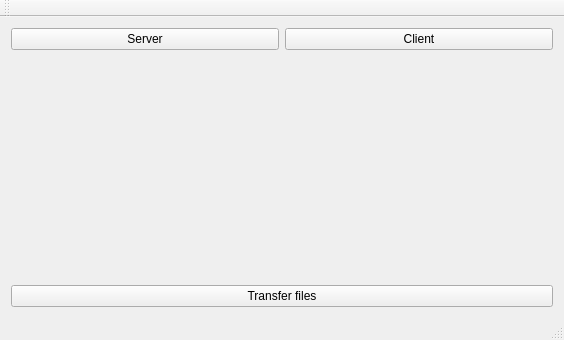
<?xml version="1.0" encoding="UTF-8"?>
<ui version="4.0">
 <class>MainWindow</class>
 <widget class="QMainWindow" name="MainWindow">
  <property name="geometry">
   <rect>
    <x>0</x>
    <y>0</y>
    <width>564</width>
    <height>340</height>
   </rect>
  </property>
  <property name="windowTitle">
   <string>MainWindow</string>
  </property>
  <widget class="QWidget" name="centralWidget">
   <layout class="QGridLayout" name="gridLayout">
    <item row="0" column="1">
     <widget class="QPushButton" name="client_button">
      <property name="text">
       <string>Client</string>
      </property>
     </widget>
    </item>
    <item row="0" column="0">
     <widget class="QPushButton" name="server_button">
      <property name="text">
       <string>Server</string>
      </property>
     </widget>
    </item>
    <item row="2" column="0" colspan="2">
     <widget class="QPushButton" name="transfer_button">
      <property name="text">
       <string>Transfer files</string>
      </property>
     </widget>
    </item>
    <item row="1" column="0" colspan="2">
     <widget class="QLabel" name="label">
      <property name="text">
       <string/>
      </property>
     </widget>
    </item>
   </layout>
  </widget>
  <widget class="QMenuBar" name="menuBar">
   <property name="geometry">
    <rect>
     <x>0</x>
     <y>0</y>
     <width>564</width>
     <height>20</height>
    </rect>
   </property>
  </widget>
  <widget class="QToolBar" name="mainToolBar">
   <attribute name="toolBarArea">
    <enum>TopToolBarArea</enum>
   </attribute>
   <attribute name="toolBarBreak">
    <bool>false</bool>
   </attribute>
  </widget>
  <widget class="QStatusBar" name="statusBar"/>
 </widget>
 <layoutdefault spacing="6" margin="11"/>
 <resources/>
 <connections/>
</ui>
